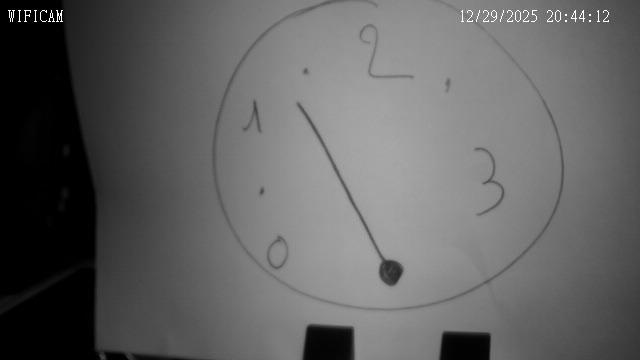
#> input picture test_snapshot.jpg, 640 x 360 px
$ python test_gauge.py
#> lines starting #> are read from the running program, lines starting #| are printed output that depends on the picture; after the words box and inside, x2 and y2 are one past the last pixel; in counts of white or black regions, pixels touching at a corner belong together
"""Standalone test script for gauge image processing."""
import sys
import logging
import math
import numpy as np
from io import BytesIO

logging.basicConfig(level=logging.DEBUG, format='%(name)s - %(levelname)s - %(message)s')
_LOGGER = logging.getLogger("test_gauge")

def process_gauge_image(image_bytes: bytes, min_val: float, max_val: float) -> float | None:
    """Process gauge image and return the reading."""
#> called with min_val = 0, max_val = 2.5
    try:
        from skimage import io as skio
        from skimage import color, filters, morphology, measure
        from skimage.transform import hough_circle, hough_circle_peaks, hough_line, hough_line_peaks
        from skimage.feature import canny
    except ImportError as e:
        _LOGGER.error("scikit-image not available: %s", e)
        return None

    try:
        # Load image from bytes
        image = skio.imread(BytesIO(image_bytes))
#> image is the input picture: shape (360, 640, 3); min 0, max 255, mean 98
        _LOGGER.debug("Image loaded, shape: %s", image.shape)

        # Convert to grayscale if needed
        if len(image.shape) == 3:
            # Handle RGBA images (4 channels)
            if image.shape[2] == 4:
                image = image[:, :, :3]  # Remove alpha channel
            gray = color.rgb2gray(image)
        else:
            gray = image.astype(float) / 255.0 if image.max() > 1 else image

        height, width = gray.shape
#> height = 360; width = 640
        _LOGGER.debug("Grayscale image: %dx%d", width, height)

        # Try threshold-based detection (more reliable for this case)
        _LOGGER.debug("Using threshold-based detection...")
        result = _detect_gauge_threshold(gray, min_val, max_val, height, width)
        if result is not None:
            _LOGGER.info("Gauge reading (threshold method): %.2f", result)
            return result

        _LOGGER.warning("Could not detect gauge reading")
        return None

    except Exception as e:
        _LOGGER.error("Error processing gauge image: %s", e, exc_info=True)
        return None


def _detect_gauge_threshold(gray, min_val, max_val, height, width):
    """Detect needle using thresholding - selects the LONGEST needle."""
#> called with min_val = 0, max_val = 2.5, height = 360, width = 640
    from skimage import filters, morphology, measure

    # Assume gauge is centered
    center_x, center_y = width // 2, height // 2
#> center_x = 320; center_y = 180
    radius_estimate = min(height, width) // 3
#> radius_estimate = 120

    # Apply Otsu thresholding
    thresh = filters.threshold_otsu(gray)
#> thresh = 0.303

    best_candidates = []

    # Try BOTH directions: needle darker OR lighter than background
    for direction in ['darker', 'lighter']:
        if direction == 'darker':
            binary = gray < thresh
        else:
            binary = gray > thresh

        # Clean up
        try:
            binary = morphology.remove_small_objects(binary, min_size=50)
        except Exception:
            pass
        binary = morphology.closing(binary, morphology.disk(3))

        # Find connected components
        labels = measure.label(binary)
        regions = measure.regionprops(labels)

        if not regions:
            continue

        for region in regions:
            cy, cx = region.centroid
            dist_to_center = math.sqrt((cx - center_x)**2 + (cy - center_y)**2)

            if region.eccentricity > 0.7 and region.area > 100:
                if dist_to_center < radius_estimate:
                    best_candidates.append({
                        'region': region,
                        'length': region.major_axis_length,
                        'dist_to_center': dist_to_center,
                        'orientation': region.orientation,
                        'direction': direction
                    })
#> this loop made 2 passes
#> pass 1, in _detect_gauge_threshold, `binary = gray < thresh`:
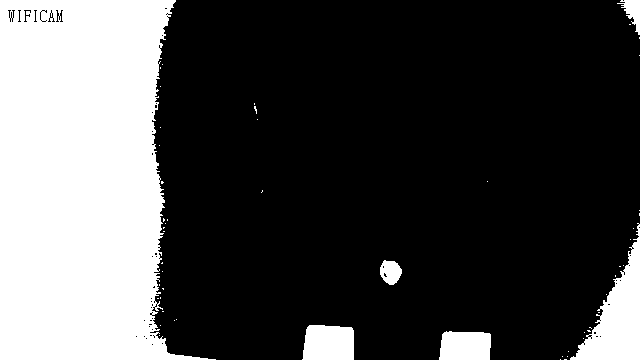
#> binary: shape (360, 640) bool; 28.4% white; 54 white regions (48 under 20 px), largest, box (x1, y1, x2, y2) and area: (0, 0, 216, 360) 57512, (570, 223, 640, 360) 4061, (302, 325, 354, 360) 1679, (439, 331, 491, 360) 1388, (380, 260, 402, 285) 397, (617, 0, 640, 35) 365
#> pass 1, in _detect_gauge_threshold, `binary = morphology.remove_small_objects(binary, min_size=50)`:
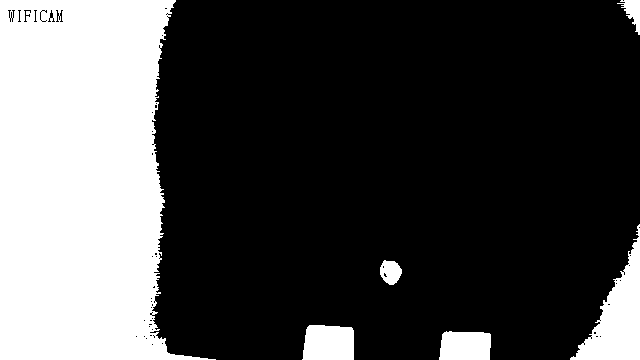
#> binary: shape (360, 640) bool; 28.4% white; 6 white regions, box (x1, y1, x2, y2) and area: (0, 0, 216, 360) 57469, (570, 224, 640, 360) 4039, (302, 325, 354, 360) 1679, (439, 331, 491, 360) 1388, (380, 260, 402, 285) 397, (617, 0, 640, 35) 364
#> pass 1, in _detect_gauge_threshold, `binary = morphology.closing(binary, morphology.disk(3))`:
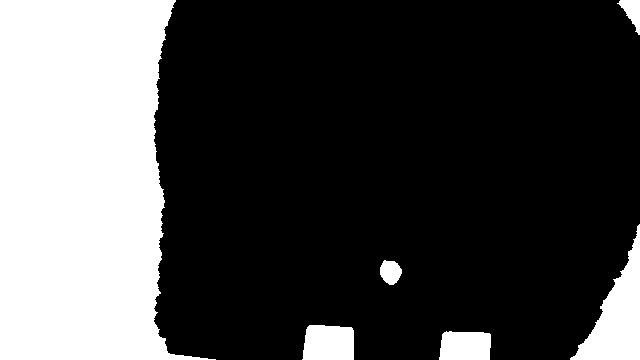
#> binary: shape (360, 640) bool; 28.6% white; 6 white regions, box (x1, y1, x2, y2) and area: (0, 0, 216, 360) 57940, (570, 224, 640, 360) 4145, (302, 325, 354, 360) 1679, (439, 331, 491, 360) 1388, (380, 260, 402, 285) 406, (617, 0, 640, 35) 404
#> pass 1, in _detect_gauge_threshold, `labels = measure.label(binary)`:
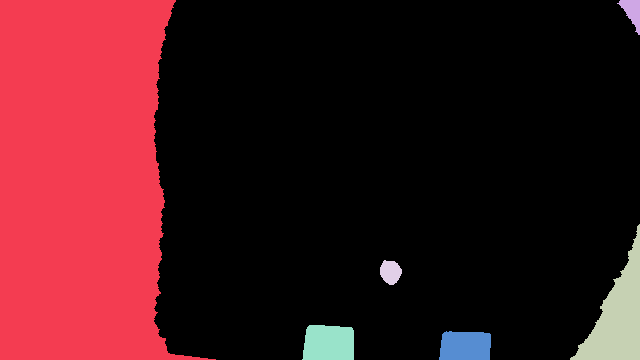
#> labels: shape (360, 640) int32; 7 distinct labels, from 0 to 6; one colour per label, 0 black
#> after the loop:
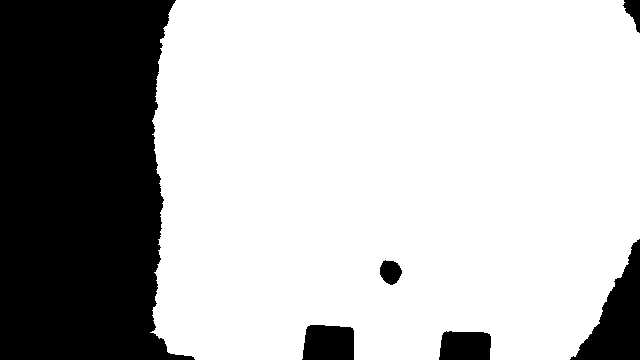
#> binary: shape (360, 640) bool; 71.7% white; 6 black regions, box (x1, y1, x2, y2) and area: (0, 0, 195, 360) 57472, (570, 239, 640, 360) 3973, (302, 325, 354, 360) 1677, (439, 331, 491, 360) 1383, (380, 260, 402, 285) 401, (623, 0, 640, 33) 314
#> after the loop, best_candidates = []

    if not best_candidates:
        _LOGGER.debug("No needle candidates found")
        return None

    # Log all candidates
    _LOGGER.info("Found %d needle candidate(s):", len(best_candidates))
    for i, cand in enumerate(best_candidates):
        _LOGGER.info("  Candidate %d [%s]: length=%.1f, dist_to_center=%.1f",
                     i+1, cand['direction'], cand['length'], cand['dist_to_center'])

    # Select the LONGEST needle
    best_candidates.sort(key=lambda x: x['length'], reverse=True)
    best_candidate = best_candidates[0]

    _LOGGER.info("Selected LONGEST needle [%s]: length=%.1f",
                 best_candidate['direction'], best_candidate['length'])

    angle = best_candidate['orientation']
    return _angle_to_reading(angle, min_val, max_val)


def _angle_to_reading(angle_rad, min_val, max_val):
    """Convert angle to gauge reading."""
    angle_deg = math.degrees(angle_rad)
    needle_angle = (angle_deg + 90) % 360

    gauge_start = 225  # 7 o'clock
    gauge_sweep = 270  # Total sweep angle

    relative_angle = (needle_angle - gauge_start) % 360

    if relative_angle > gauge_sweep:
        alt_angle = (needle_angle + 180 - gauge_start) % 360
        if alt_angle <= gauge_sweep:
            relative_angle = alt_angle
        else:
            relative_angle = min(relative_angle, gauge_sweep)

    fraction = relative_angle / gauge_sweep
    reading = min_val + fraction * (max_val - min_val)
    reading = max(min_val, min(max_val, reading))

    _LOGGER.debug("Angle: %.1f° -> Relative: %.1f° -> Reading: %.2f",
                  needle_angle, relative_angle, reading)

    return round(reading, 2)


if __name__ == "__main__":
    image_path = sys.argv[1] if len(sys.argv) > 1 else "test_snapshot.jpg"
    min_val = float(sys.argv[2]) if len(sys.argv) > 2 else 0
    max_val = float(sys.argv[3]) if len(sys.argv) > 3 else 2.5

    print(f"\n=== Testing gauge image: {image_path} ===")
    print(f"Scale: {min_val} - {max_val} bar\n")

    with open(image_path, 'rb') as f:
        image_bytes = f.read()

    result = process_gauge_image(image_bytes, min_val, max_val)

    if result is not None:
        print(f"\n{'='*40}")
        print(f"  RISULTATO: {result} bar")
        print(f"{'='*40}\n")
    else:
        print("\n=== NESSUN RISULTATO ===\n")

$ run again, with foto2.jpg copied over test_snapshot.jpg
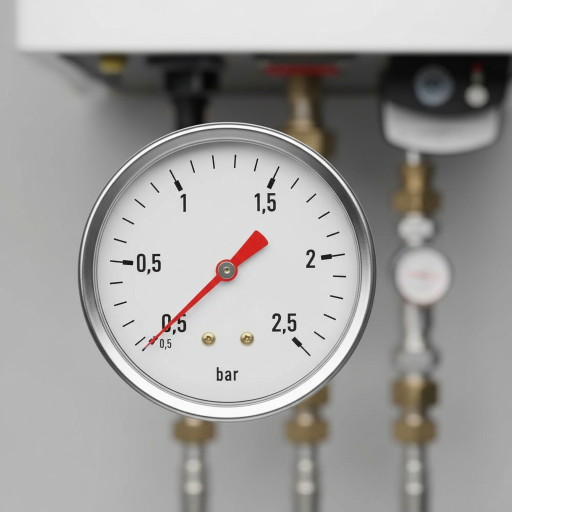
#> input picture foto2.jpg, 1152 x 1024 px (shown at 1/2 size)
#> in process_gauge_image, image is the input picture: shape (1024, 1152, 3); mean R, G, B 171.6, 170.3, 169
#> thresh = 0.571
#> after the loop in _detect_gauge_threshold, `for direction in ['darker', 'lighter']:`:
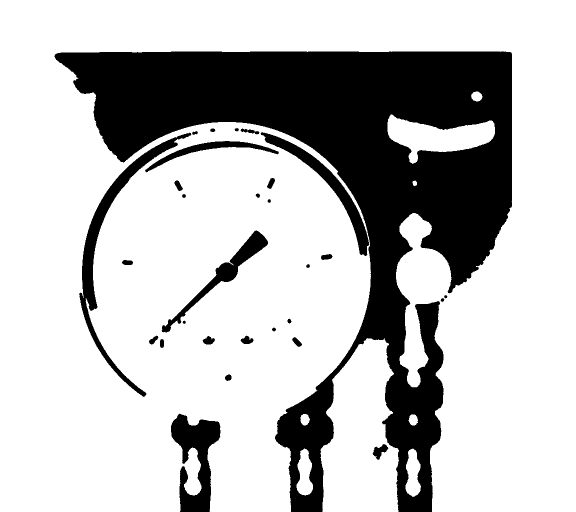
#> binary: shape (1024, 1152) bool (shown at 1/2 size); 74.1% white; 30 black regions, largest, box (x1, y1, x2, y2) and area: (109, 103, 1024, 1024) 266544, (158, 265, 383, 794) 11001, (342, 827, 441, 1024) 10000
#> after the loop in _detect_gauge_threshold, `for direction in ['darker', 'lighter']:`:
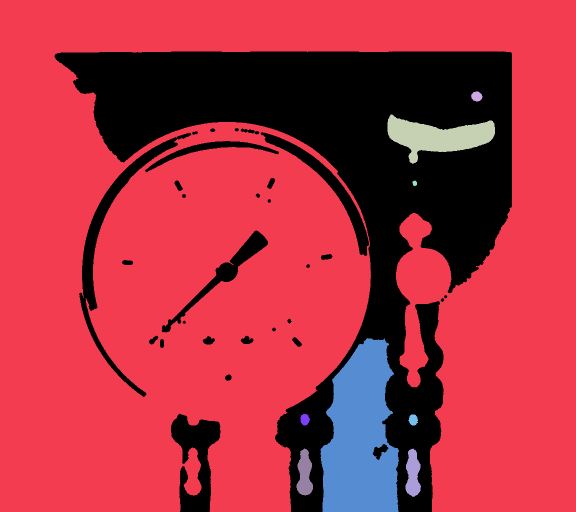
#> labels: shape (1024, 1152) int32 (shown at 1/2 size); 11 distinct labels, from 0 to 10; one colour per label, 0 black
#> after the loop in _detect_gauge_threshold, `for direction in ['darker', 'lighter']:`: best_candidates = 17 items
#> the loop in _detect_gauge_threshold, `for i, cand in enumerate(best_candidates):` made 17 passes
#> best_candidate = 5 items
#> angle = -0.808
#> angle_deg = -46.32
#> needle_angle = 43.68
#> relative_angle = 178.7
#> fraction = 0.662
#> reading = 1.65
#|   RISULTATO: 1.65 bar
